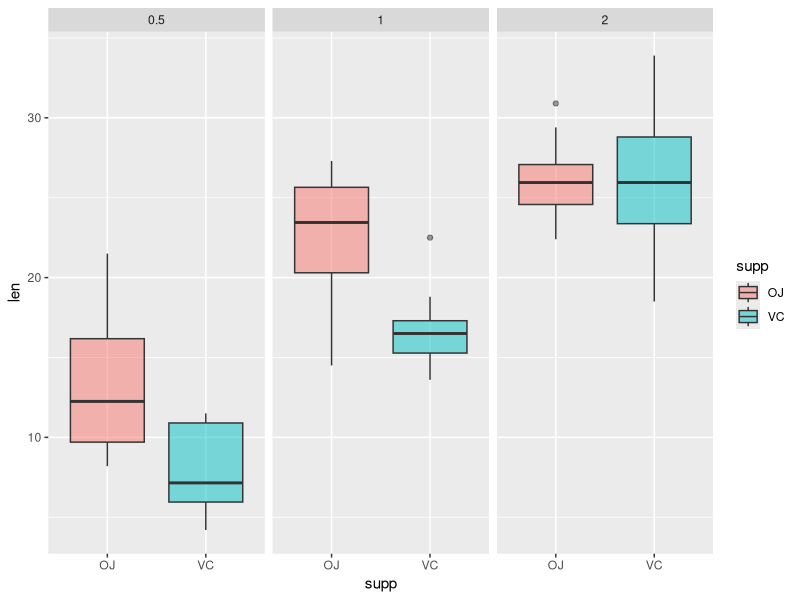

Write R code to recreate this figure.
## ---- chunk 1
# Parameters
library(tidyverse)
## ---- chunk 2
data("ToothGrowth")
## ---- chunk 3
head(ToothGrowth)
## ---- chunk 4
dim(ToothGrowth)
## ---- chunk 5
table(is.na(ToothGrowth))
## ---- chunk 6
str(ToothGrowth)
## ---- chunk 7
with(ToothGrowth,table(dose, supp))
## ---- chunk 8
summary(ToothGrowth)
## ---- chunk 9
ggplot(ToothGrowth, aes(x = supp, y = len)) +
        geom_boxplot(aes(fill = supp), alpha = 0.5) +
        facet_wrap(~ dose, nrow = 1)
## ---- chunk 10
dose05 <- filter(ToothGrowth, ToothGrowth$dose == 0.5) %>%
        .$len
dose1 <- filter(ToothGrowth, ToothGrowth$dose == 1) %>%
        .$len
## ---- chunk 11
t.test(dose1, dose05)
## ---- chunk 12
dose2 <- filter(ToothGrowth, ToothGrowth$dose == 2) %>%
        .$len
## ---- chunk 13
t.test(dose2, dose1)
## ---- chunk 14
suppoj <- filter(ToothGrowth, ToothGrowth$supp == "OJ") %>%
        .$len
suppvc <- filter(ToothGrowth, ToothGrowth$supp == "VC") %>%
        .$len
## ---- chunk 15
t.test(suppoj, suppvc)
